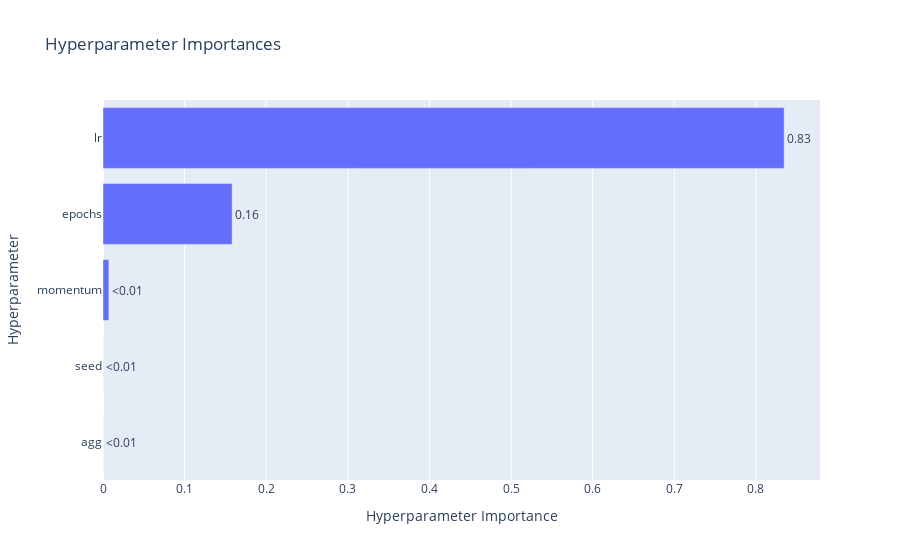

The code cell stored with this chart in its notebook:
### Code cell
print(cnn_eval["study"]["study"].best_params)
fig = optuna.visualization.plot_param_importances(cnn_eval["study"]["study"])
show(fig)

### Figure 1 — Plotly figure (JSON) as saved in the notebook; plotly's stock layout.template omitted (floating-point values rounded to 4 significant figures)
{"data": [{"cliponaxis": false, "hovertemplate": ["agg (FloatDistribution): 0.0<extra></extra>", "seed (FloatDistribution): 0.0<extra></extra>", "momentum (FloatDistribution): 0.007214208476749647<extra></extra>", "epochs (IntDistribution): 0.1581926822357581<extra></extra>", "lr (FloatDistribution): 0.8345931092874922<extra></extra>"], "name": "Objective Value", "orientation": "h", "text": ["<0.01", "<0.01", "<0.01", "0.16", "0.83"], "textposition": "outside", "type": "bar", "x": [0, 0, 0.007214, 0.1582, 0.8346], "y": ["agg", "seed", "momentum", "epochs", "lr"]}], "layout": {"title": {"text": "Hyperparameter Importances"}, "xaxis": {"title": {"text": "Hyperparameter Importance"}}, "yaxis": {"title": {"text": "Hyperparameter"}}}}
